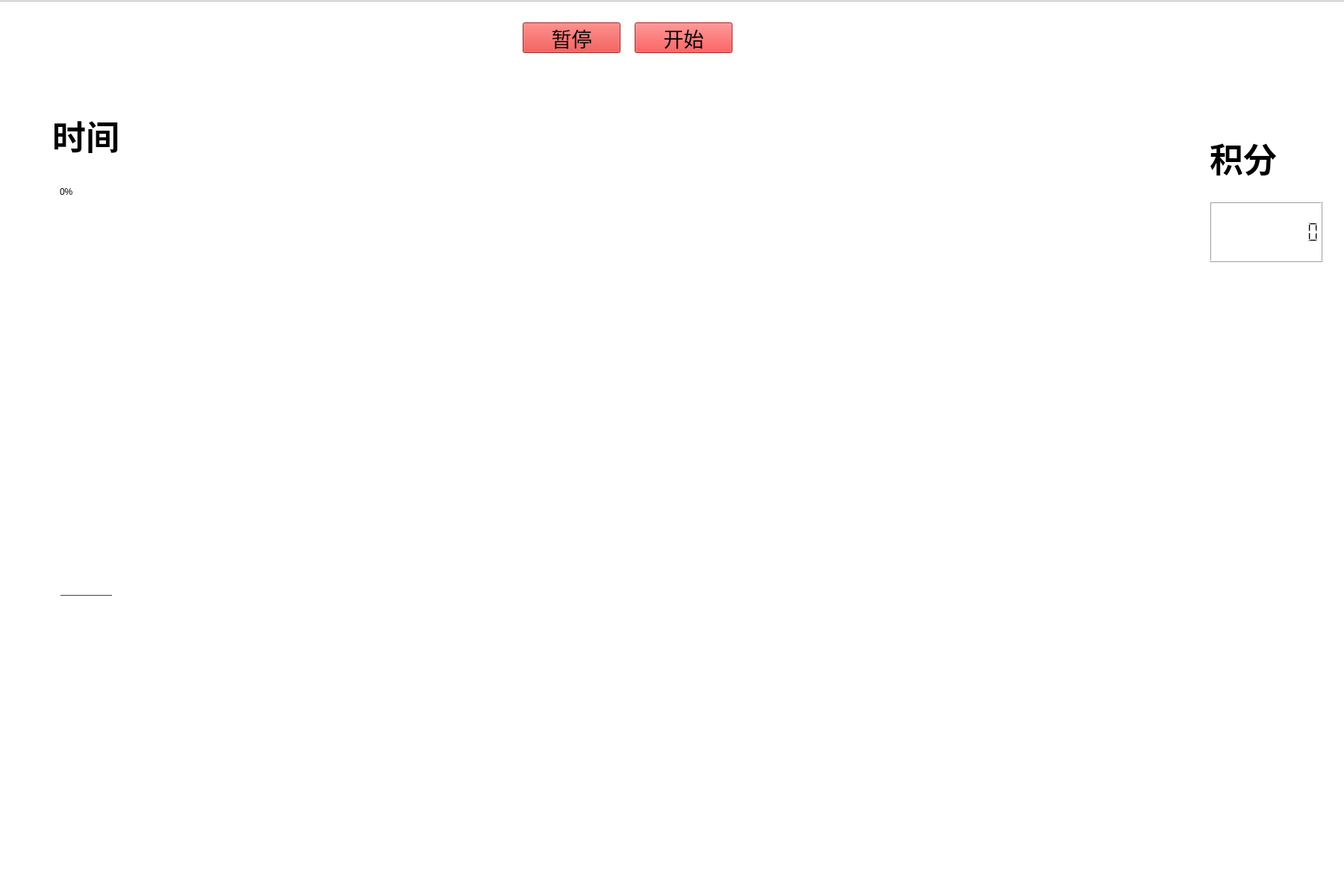
<?xml version="1.0" encoding="UTF-8"?>
<ui version="4.0">
 <class>MainGameWindow</class>
 <widget class="QMainWindow" name="MainGameWindow">
  <property name="geometry">
   <rect>
    <x>0</x>
    <y>0</y>
    <width>1800</width>
    <height>1200</height>
   </rect>
  </property>
  <property name="windowTitle">
   <string>超级财富连连看 </string>
  </property>
  <property name="windowIcon">
   <iconset>
    <normaloff>res/image/2.png</normaloff>res/image/2.png</iconset>
  </property>
  <property name="styleSheet">
   <string notr="true">border-color: rgb(38, 139, 210);</string>
  </property>
  <widget class="QWidget" name="centralWidget">
   <widget class="QPushButton" name="btn_start">
    <property name="geometry">
     <rect>
      <x>850</x>
      <y>30</y>
      <width>131</width>
      <height>41</height>
     </rect>
    </property>
    <property name="font">
     <font>
      <family>Ubuntu</family>
      <pointsize>20</pointsize>
      <weight>50</weight>
      <italic>false</italic>
      <bold>false</bold>
     </font>
    </property>
    <property name="styleSheet">
     <string notr="true">font: 20pt &quot;Ubuntu&quot;;
background-color: rgb(239, 41, 41);</string>
    </property>
    <property name="text">
     <string>开始</string>
    </property>
   </widget>
   <widget class="QPushButton" name="btn_pause">
    <property name="geometry">
     <rect>
      <x>700</x>
      <y>30</y>
      <width>131</width>
      <height>41</height>
     </rect>
    </property>
    <property name="font">
     <font>
      <family>Ubuntu</family>
      <pointsize>20</pointsize>
      <weight>50</weight>
      <italic>false</italic>
      <bold>false</bold>
     </font>
    </property>
    <property name="styleSheet">
     <string notr="true">font: 20pt &quot;Ubuntu&quot;;
background-color: rgb(220, 50, 47);</string>
    </property>
    <property name="text">
     <string>暂停</string>
    </property>
   </widget>
   <widget class="QWidget" name="stage" native="true">
    <property name="geometry">
     <rect>
      <x>200</x>
      <y>90</y>
      <width>1200</width>
      <height>900</height>
     </rect>
    </property>
    <property name="font">
     <font>
      <weight>50</weight>
      <bold>false</bold>
     </font>
    </property>
    <property name="autoFillBackground">
     <bool>false</bool>
    </property>
   </widget>
   <widget class="QLabel" name="label_score">
    <property name="geometry">
     <rect>
      <x>1620</x>
      <y>170</y>
      <width>121</width>
      <height>81</height>
     </rect>
    </property>
    <property name="font">
     <font>
      <family>DejaVu Sans</family>
      <pointsize>34</pointsize>
      <weight>75</weight>
      <bold>true</bold>
     </font>
    </property>
    <property name="styleSheet">
     <string notr="true">background-color: rgb(254, 255, 137)qconicalgradient(cx:0, cy:0, angle:135, stop:0 rgba(255, 255, 0, 69), stop:0.375 rgba(255, 255, 0, 69), stop:0.423533 rgba(251, 255, 0, 145), stop:0.45 rgba(247, 255, 0, 208), stop:0.477581 rgba(255, 244, 71, 130), stop:0.518717 rgba(255, 218, 71, 130), stop:0.55 rgba(255, 255, 0, 255), stop:0.57754 rgba(255, 203, 0, 130), stop:0.625 rgba(255, 255, 0, 69), stop:1 rgba(255, 255, 0, 69))</string>
    </property>
    <property name="lineWidth">
     <number>1</number>
    </property>
    <property name="text">
     <string>积分</string>
    </property>
   </widget>
   <widget class="QLCDNumber" name="lcdScore">
    <property name="geometry">
     <rect>
      <x>1620</x>
      <y>270</y>
      <width>151</width>
      <height>81</height>
     </rect>
    </property>
    <property name="font">
     <font>
      <pointsize>19</pointsize>
     </font>
    </property>
    <property name="digitCount">
     <number>10</number>
    </property>
   </widget>
   <widget class="QGraphicsView" name="graphicsView">
    <property name="geometry">
     <rect>
      <x>-5</x>
      <y>1</y>
      <width>1891</width>
      <height>1201</height>
     </rect>
    </property>
    <property name="styleSheet">
     <string notr="true">background-image: url(:/res/image/bg.jpg);</string>
    </property>
   </widget>
   <widget class="QProgressBar" name="timeBar">
    <property name="geometry">
     <rect>
      <x>80</x>
      <y>250</y>
      <width>71</width>
      <height>551</height>
     </rect>
    </property>
    <property name="cursor">
     <cursorShape>WaitCursor</cursorShape>
    </property>
    <property name="mouseTracking">
     <bool>false</bool>
    </property>
    <property name="layoutDirection">
     <enum>Qt::LeftToRight</enum>
    </property>
    <property name="value">
     <number>0</number>
    </property>
    <property name="orientation">
     <enum>Qt::Vertical</enum>
    </property>
    <property name="invertedAppearance">
     <bool>false</bool>
    </property>
    <property name="textDirection">
     <enum>QProgressBar::TopToBottom</enum>
    </property>
    <property name="format">
     <string>%p%</string>
    </property>
   </widget>
   <widget class="QLabel" name="label_score_2">
    <property name="geometry">
     <rect>
      <x>70</x>
      <y>140</y>
      <width>121</width>
      <height>81</height>
     </rect>
    </property>
    <property name="font">
     <font>
      <family>DejaVu Sans</family>
      <pointsize>34</pointsize>
      <weight>75</weight>
      <bold>true</bold>
     </font>
    </property>
    <property name="styleSheet">
     <string notr="true">background-color: rgb(254, 255, 137)qconicalgradient(cx:0, cy:0, angle:135, stop:0 rgba(255, 255, 0, 69), stop:0.375 rgba(255, 255, 0, 69), stop:0.423533 rgba(251, 255, 0, 145), stop:0.45 rgba(247, 255, 0, 208), stop:0.477581 rgba(255, 244, 71, 130), stop:0.518717 rgba(255, 218, 71, 130), stop:0.55 rgba(255, 255, 0, 255), stop:0.57754 rgba(255, 203, 0, 130), stop:0.625 rgba(255, 255, 0, 69), stop:1 rgba(255, 255, 0, 69))</string>
    </property>
    <property name="lineWidth">
     <number>1</number>
    </property>
    <property name="text">
     <string>时间</string>
    </property>
   </widget>
   <zorder>graphicsView</zorder>
   <zorder>btn_start</zorder>
   <zorder>btn_pause</zorder>
   <zorder>label_score</zorder>
   <zorder>lcdScore</zorder>
   <zorder>timeBar</zorder>
   <zorder>label_score_2</zorder>
   <zorder>stage</zorder>
  </widget>
  <action name="actionBasic">
   <property name="text">
    <string>basic</string>
   </property>
  </action>
  <action name="actionMedium">
   <property name="text">
    <string>medium</string>
   </property>
  </action>
  <action name="actionHard">
   <property name="text">
    <string>hard</string>
   </property>
  </action>
 </widget>
 <layoutdefault spacing="6" margin="11"/>
 <resources/>
 <connections/>
</ui>
